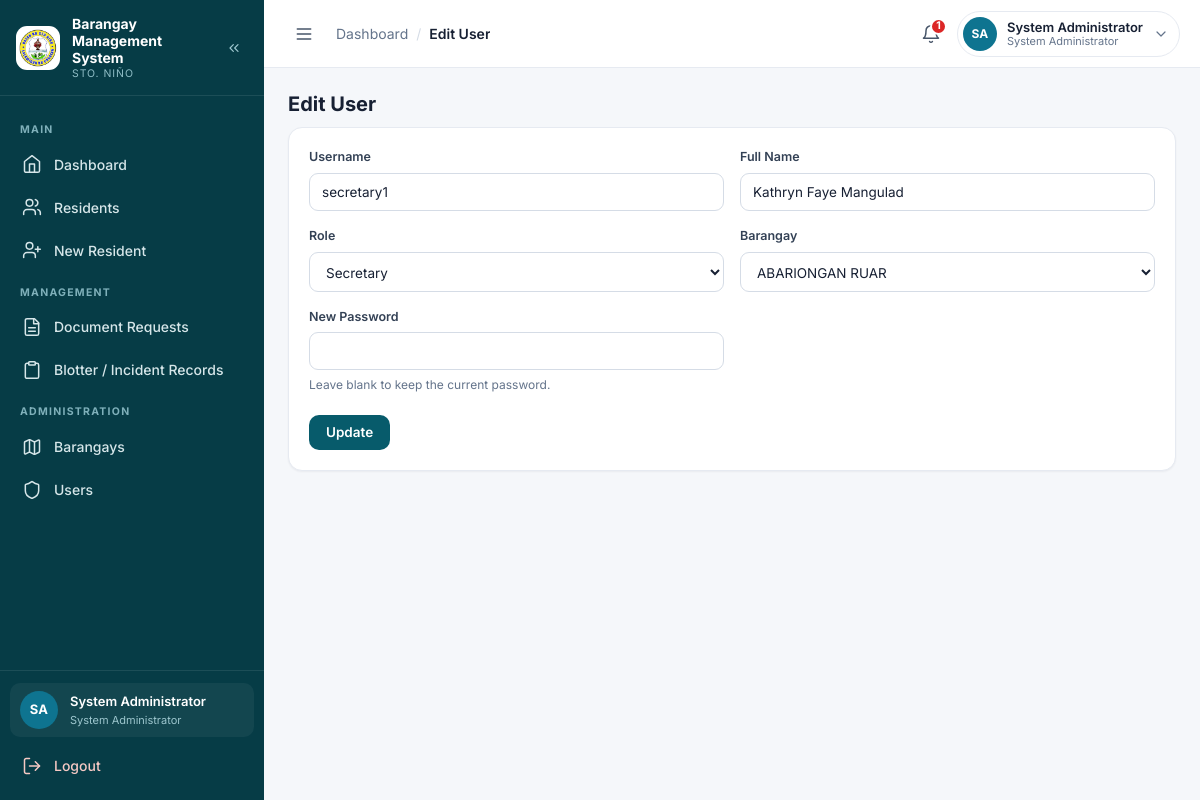
/admin/user_edit.php?id=2 (signed in), run on the app's committed database.
### tables this page shows
CREATE TABLE `users` (
  `id` int(11) NOT NULL AUTO_INCREMENT,
  `username` varchar(100) NOT NULL,
  `email` varchar(255) DEFAULT NULL,
  `password` varchar(255) NOT NULL,
  `full_name` varchar(150) NOT NULL,
  `role` enum('admin','secretary','resident') NOT NULL DEFAULT 'secretary',
  `barangay_id` int(11) DEFAULT NULL,
  `brgy_name` varchar(100) DEFAULT NULL,
  `created_at` timestamp NOT NULL DEFAULT current_timestamp(),
  `status` enum('pending','active','rejected','suspended') NOT NULL DEFAULT 'active',
  `deleted_at` timestamp NULL DEFAULT NULL,
  PRIMARY KEY (`id`),
  UNIQUE KEY `username` (`username`),
  UNIQUE KEY `uq_users_email` (`email`),
  KEY `barangay_id` (`barangay_id`),
  KEY `idx_users_deleted_at` (`deleted_at`),
  CONSTRAINT `users_ibfk_1` FOREIGN KEY (`barangay_id`) REFERENCES `barangays` (`id`)
);

CREATE TABLE `barangays` (
  `id` int(11) NOT NULL AUTO_INCREMENT,
  `barangay_name` varchar(150) NOT NULL,
  `created_at` timestamp NOT NULL DEFAULT current_timestamp(),
  PRIMARY KEY (`id`),
  UNIQUE KEY `barangay_name` (`barangay_name`)
);

### config/config.php (called while the page is built, shortened)
<?php
function e($value) { return htmlspecialchars((string)$value, ENT_QUOTES, 'UTF-8'); }

### admin/user_edit.php (the view, shortened to what this page needs)
<?php
require_once __DIR__ . '/../config/config.php'; require_admin(); $id=(int)($_GET['id']??0);$page_title='Edit User';
$s=$conn->prepare('SELECT * FROM users WHERE id=? AND deleted_at IS NULL');
$s->bind_param('i',$id);$s->execute();
$r=$s->get_result()->fetch_assoc();$s->close();if(!$r)die('User not found.');
$barangays=$conn->query('SELECT id,barangay_name FROM barangays ORDER BY barangay_name');
include BASE_PATH . '/partials/header.php';?>
<h2>Edit User</h2>
<div class="card"><form method="post"><?= csrf_field() ?><div class="form-grid">
    <div><label for="username">Username</label><input id="username" name="username" value="<?=e($r['username'])?>" required></div>
    <div><label for="full_name">Full Name</label><input id="full_name" name="full_name" value="<?=e($r['full_name'])?>" required></div>
    <div>
        <label for="role">Role</label>
        <select id="role" name="role">
            <option value="secretary"<?= $r['role']==='secretary' ? ' selected' : '' ?>>Secretary</option>
        </select>
    </div>
    <div>
        <label for="barangay_id">Barangay</label>
        <select id="barangay_id" name="barangay_id">
            <?php while($b=$barangays->fetch_assoc()): ?>
                <option value="<?= (int)$b['id'] ?>"<?= (int)$r['barangay_id']===(int)$b['id'] ? ' selected' : '' ?>>
                    <?= e($b['barangay_name']) ?>
                </option>
            <?php endwhile; ?>
        </select>
    </div>
    <div>
        <label for="password">New Password</label>
        <input id="password" type="password" name="password" minlength="8" autocomplete="new-password">
        <p class="field-hint">Leave blank to keep the current password.</p>
    </div>
</div><br><button class="btn" type="submit">Update</button></form></div><?php include BASE_PATH . '/partials/footer.php';

### assets/css/style.css (style rules this page uses)
:root { --primary: #075B6B; --primary-700: #054C59; --primary-900: #063C46; --secondary: #0E7490; --accent: #E58B82; --bg: #F5F7FA; --card: #FFFFFF; --text: #172033; --muted: #64748B; --success: #16A34A; --warning: #F59E0B; --danger: #DC2626; --info: #0E7490; --border: #E6EAF1; --border-strong: #D5DCE6; --sidebar-w: 264px; --sidebar-w-collapsed: 78px; --topbar-h: 68px; --radius: 14px; --radius-sm: 10px; --radius-lg: 18px; --shadow-sm: 0 1px 2px rgba(16, 24, 40, .05); --shadow: 0 4px 16px rgba(16, 24, 40, .06); --shadow-md: 0 12px 32px rgba(16, 24, 40, .12); --ring: 0 0 0 3px rgba(14, 116, 144, .18); --font: 'Inter', system-ui, -apple-system, 'Segoe UI', Roboto, Arial, sans-serif; }
*, *::before, *::after { box-sizing: border-box; }
html { -webkit-text-size-adjust: 100%; }
body { margin: 0; font-family: var(--font); background: var(--bg); color: var(--text); font-size: 14px; line-height: 1.5; -webkit-font-smoothing: antialiased; }
h1, h2, h3, h4 { margin: 0 0 10px; color: var(--text); line-height: 1.25; }
h2 { font-size: 20px; font-weight: 700; }
p { margin: 0 0 10px; }
.btn, .btn-primary { display: inline-flex; align-items: center; justify-content: center; gap: 8px; background: var(--primary); color: #fff; border: 1px solid transparent; border-radius: 10px; padding: 10px 16px; font-size: 13.5px; font-weight: 600; text-decoration: none; cursor: pointer; font-family: inherit; line-height: 1; transition: background .15s, box-shadow .15s, transform .05s; }
.card { background: var(--card); border: 1px solid var(--border); border-radius: var(--radius); padding: 20px; box-shadow: var(--shadow-sm); margin-bottom: 18px; min-width: 0; }
label { display: block; font-size: 12.5px; font-weight: 600; color: #334155; margin-bottom: 6px; }
input, select, textarea { width: 100%; padding: 10px 12px; border: 1px solid var(--border-strong); border-radius: 9px; background: #fff; font-size: 13.5px; color: var(--text); font-family: inherit; }
.form-grid { display: grid; grid-template-columns: repeat(2, minmax(0, 1fr)); gap: 16px; }
.field-hint { margin: 6px 0 0; font-size: 12px; color: var(--muted); line-height: 1.45; }

### data on the page
users: username "secretary1", full_name "Kathryn Faye Mangulad", role "Secretary", barangay_id "ABARIONGAN RUAR"

### other printed values
$group "MAIN"
$item['label'] "Dashboard"
$item['label'] "Residents"
$item['label'] "New Resident"
$group "MANAGEMENT"
$item['label'] "Document Requests"
$item['label'] "Blotter / Incident Records"
$group "ADMINISTRATION"
$item['label'] "Barangays"
$item['label'] "Users"
$initials "SA"
$full_name "System Administrator"
$role_label "System Administrator"
$crumb "Edit User"
$pending_notice "1"
